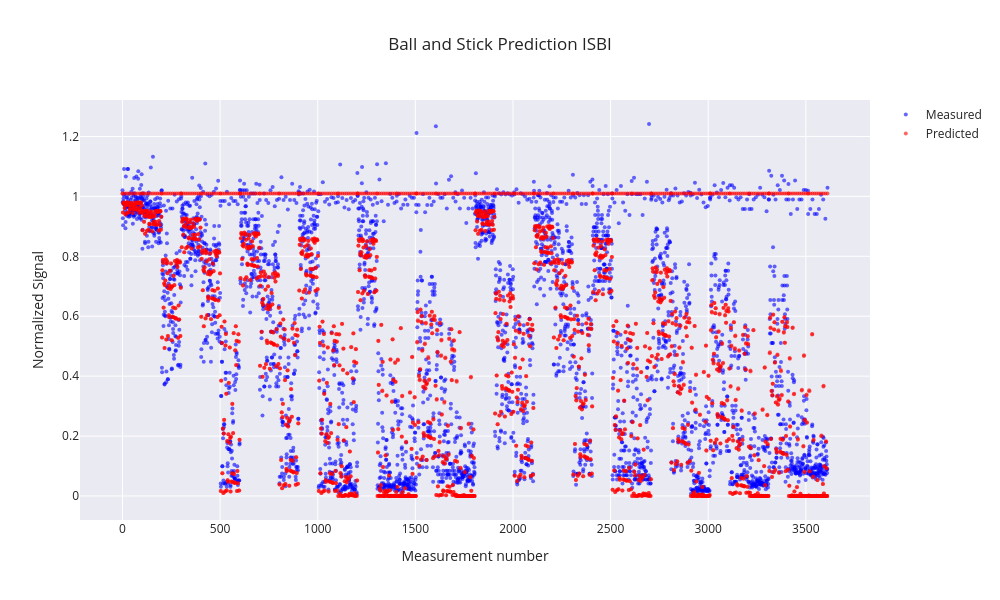

Source (notebook cell):
### Code cell
def get_startx_ball_stick():
    startx = np.array([
        np.sqrt(np.random.uniform(0, 1)),  # Random S0
        np.sqrt(np.random.uniform(0.0001, 0.002)),  # Random diff
        np.random.uniform(-2, 2),  # f
        np.random.uniform(-2, 2),  # theta
        np.random.uniform(-2, 2)   # phi
    ])
    return startx

model_name = "Ball and Stick Constrained"
best_params, best_RESNORM_ball_stick, count_minima = optimize_voxel(model_name, BallStickSSD_constrained, get_startx_ball_stick, meas, bvals, grad_dirs, num_restarts=100)

S_predicted = ball_stick(best_params, bvals, grad_dirs)

print(f"Fitted parameters for: {model_name}:")
print(f"Frequency of Global Minumum: {count_minima}")
print(f"S0: {best_params[0]:.4e}")
print(f"diff: {best_params[1]:.4e}")
print(f"f: {best_params[2]:.4e}")
print(f"theta: {best_params[3]:.4e}")
print(f"phi: {best_params[4]:.4e}")
print(f"\nRESNORM: {best_RESNORM_ball_stick:.4e}")

plot_model_fit(meas, S_predicted, "Ball and Stick Prediction ISBI", yaxis_title="Normalized Signal")

### Figure 1 — Plotly figure (JSON) as saved in the notebook; plotly's stock layout.template omitted (floating-point values rounded to 4 significant figures; data arrays with more than 128 entries replaced by an {"elided": "..."} marker saying what was removed)
{"data": [{"marker": {"color": "blue", "opacity": 0.6, "size": 4}, "mode": "markers", "name": "Measured", "type": "scatter", "x": {"elided": "3612 int values"}, "y": {"elided": "3612 float values"}}, {"marker": {"color": "red", "opacity": 0.6, "size": 4}, "mode": "markers", "name": "Predicted", "type": "scatter", "x": {"elided": "3612 int values"}, "y": {"elided": "3612 float values"}}], "layout": {"height": 600, "showlegend": true, "title": {"text": "Ball and Stick Prediction ISBI"}, "width": 1000, "xaxis": {"title": {"text": "Measurement number"}}, "yaxis": {"gridwidth": 1, "showgrid": true, "title": {"text": "Normalized Signal"}}}}
